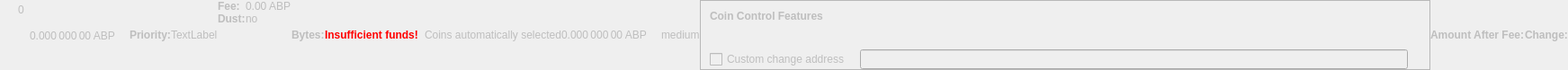
    <widget class="QWidget" name="dummyHideWidget" native="true">
     <property name="enabled">
      <bool>false</bool>
     </property>
     <property name="maximumSize">
      <size>
       <width>100</width>
       <height>22</height>
      </size>
     </property>
     <layout class="QHBoxLayout" name="dummyHideLayout">
      <property name="spacing">
       <number>0</number>
      </property>
      <property name="leftMargin">
       <number>0</number>
      </property>
      <property name="topMargin">
       <number>0</number>
      </property>
      <property name="rightMargin">
       <number>0</number>
      </property>
      <property name="bottomMargin">
       <number>0</number>
      </property>
      <item>
       <layout class="QFormLayout" name="formLayoutCoinControl1">
        <property name="horizontalSpacing">
         <number>10</number>
        </property>
        <property name="verticalSpacing">
         <number>14</number>
        </property>
        <property name="leftMargin">
         <number>10</number>
        </property>
        <property name="topMargin">
         <number>4</number>
        </property>
        <property name="rightMargin">
         <number>6</number>
        </property>
        <item row="0" column="1">
         <widget class="QLabel" name="labelCoinControlBytes">
          <property name="cursor">
           <cursorShape>IBeamCursor</cursorShape>
          </property>
          <property name="contextMenuPolicy">
           <enum>Qt::ActionsContextMenu</enum>
          </property>
          <property name="text">
           <string notr="true">0</string>
          </property>
          <property name="textInteractionFlags">
           <set>Qt::LinksAccessibleByMouse|Qt::TextSelectableByKeyboard|Qt::TextSelectableByMouse</set>
          </property>
         </widget>
        </item>
       </layout>
      </item>
      <item>
       <widget class="QLabel" name="labelCoinControlAfterFee">
        <property name="enabled">
         <bool>false</bool>
        </property>
        <property name="sizePolicy">
         <sizepolicy hsizetype="Fixed" vsizetype="Fixed">
          <horstretch>0</horstretch>
          <verstretch>0</verstretch>
         </sizepolicy>
        </property>
        <property name="minimumSize">
         <size>
          <width>111</width>
          <height>12</height>
         </size>
        </property>
        <property name="maximumSize">
         <size>
          <width>111</width>
          <height>12</height>
         </size>
        </property>
        <property name="cursor">
         <cursorShape>IBeamCursor</cursorShape>
        </property>
        <property name="contextMenuPolicy">
         <enum>Qt::ActionsContextMenu</enum>
        </property>
        <property name="text">
         <string notr="true">0.000 000 00 ABP</string>
        </property>
        <property name="textInteractionFlags">
         <set>Qt::LinksAccessibleByMouse|Qt::TextSelectableByKeyboard|Qt::TextSelectableByMouse</set>
        </property>
       </widget>
      </item>
      <item>
       <widget class="QLabel" name="labelCoinControlPriorityText">
        <property name="enabled">
         <bool>false</bool>
        </property>
        <property name="font">
         <font>
          <weight>75</weight>
          <bold>true</bold>
         </font>
        </property>
        <property name="text">
         <string>Priority:</string>
        </property>
       </widget>
      </item>
      <item>
       <layout class="QHBoxLayout" name="horizontalLayout">
        <item>
         <widget class="QLabel" name="WarningLabel">
          <property name="text">
           <string>TextLabel</string>
          </property>
         </widget>
        </item>
       </layout>
      </item>
      <item>
       <layout class="QFormLayout" name="formLayoutCoinControl3">
        <property name="horizontalSpacing">
         <number>0</number>
        </property>
        <property name="verticalSpacing">
         <number>0</number>
        </property>
        <property name="leftMargin">
         <number>0</number>
        </property>
        <property name="topMargin">
         <number>0</number>
        </property>
        <property name="rightMargin">
         <number>0</number>
        </property>
        <item row="0" column="0">
         <widget class="QLabel" name="labelCoinControlFeeText">
          <property name="enabled">
           <bool>false</bool>
          </property>
          <property name="font">
           <font>
            <weight>75</weight>
            <bold>true</bold>
           </font>
          </property>
          <property name="text">
           <string>Fee:</string>
          </property>
          <property name="margin">
           <number>0</number>
          </property>
         </widget>
        </item>
        <item row="0" column="1">
         <widget class="QLabel" name="labelCoinControlFee">
          <property name="enabled">
           <bool>false</bool>
          </property>
          <property name="cursor">
           <cursorShape>IBeamCursor</cursorShape>
          </property>
          <property name="contextMenuPolicy">
           <enum>Qt::ActionsContextMenu</enum>
          </property>
          <property name="text">
           <string notr="true">0.00 ABP</string>
          </property>
          <property name="textInteractionFlags">
           <set>Qt::LinksAccessibleByMouse|Qt::TextSelectableByKeyboard|Qt::TextSelectableByMouse</set>
          </property>
         </widget>
        </item>
        <item row="1" column="0">
         <widget class="QLabel" name="labelCoinControlLowOutputText">
          <property name="enabled">
           <bool>false</bool>
          </property>
          <property name="font">
           <font>
            <weight>75</weight>
            <bold>true</bold>
           </font>
          </property>
          <property name="text">
           <string>Dust:</string>
          </property>
         </widget>
        </item>
        <item row="1" column="1">
         <widget class="QLabel" name="labelCoinControlLowOutput">
          <property name="enabled">
           <bool>false</bool>
          </property>
          <property name="cursor">
           <cursorShape>IBeamCursor</cursorShape>
          </property>
          <property name="contextMenuPolicy">
           <enum>Qt::ActionsContextMenu</enum>
          </property>
          <property name="text">
           <string>no</string>
          </property>
          <property name="textInteractionFlags">
           <set>Qt::LinksAccessibleByMouse|Qt::TextSelectableByKeyboard|Qt::TextSelectableByMouse</set>
          </property>
         </widget>
        </item>
       </layout>
      </item>
      <item>
       <widget class="QLabel" name="labelCoinControlBytesText">
        <property name="enabled">
         <bool>false</bool>
        </property>
        <property name="font">
         <font>
          <weight>75</weight>
          <bold>true</bold>
         </font>
        </property>
        <property name="text">
         <string>Bytes:</string>
        </property>
       </widget>
      </item>
      <item>
       <layout class="QFormLayout" name="formLayoutCoinControl2">
        <property name="horizontalSpacing">
         <number>0</number>
        </property>
        <property name="verticalSpacing">
         <number>0</number>
        </property>
        <property name="leftMargin">
         <number>0</number>
        </property>
        <property name="topMargin">
         <number>0</number>
        </property>
        <property name="rightMargin">
         <number>0</number>
        </property>
       </layout>
      </item>
      <item>
       <layout class="QHBoxLayout" name="horizontalLayoutCoinControl2">
        <property name="spacing">
         <number>0</number>
        </property>
        <property name="bottomMargin">
         <number>0</number>
        </property>
       </layout>
      </item>
      <item>
       <widget class="QLabel" name="labelCoinControlInsuffFunds">
        <property name="enabled">
         <bool>false</bool>
        </property>
        <property name="minimumSize">
         <size>
          <width>0</width>
          <height>0</height>
         </size>
        </property>
        <property name="font">
         <font>
          <weight>75</weight>
          <bold>true</bold>
         </font>
        </property>
        <property name="styleSheet">
         <string notr="true">color:red;font-weight:bold;</string>
        </property>
        <property name="text">
         <string>Insufficient funds!</string>
        </property>
        <property name="margin">
         <number>5</number>
        </property>
       </widget>
      </item>
      <item>
       <layout class="QFormLayout" name="formLayoutCoinControl4">
        <property name="horizontalSpacing">
         <number>0</number>
        </property>
        <property name="verticalSpacing">
         <number>0</number>
        </property>
        <property name="leftMargin">
         <number>0</number>
        </property>
        <property name="topMargin">
         <number>0</number>
        </property>
        <property name="rightMargin">
         <number>0</number>
        </property>
       </layout>
      </item>
      <item>
       <widget class="QLabel" name="labelCoinControlChangeLabel">
        <property name="enabled">
         <bool>false</bool>
        </property>
        <property name="sizePolicy">
         <sizepolicy hsizetype="Preferred" vsizetype="Expanding">
          <horstretch>0</horstretch>
          <verstretch>0</verstretch>
         </sizepolicy>
        </property>
        <property name="minimumSize">
         <size>
          <width>0</width>
          <height>0</height>
         </size>
        </property>
        <property name="text">
         <string/>
        </property>
        <property name="margin">
         <number>3</number>
        </property>
       </widget>
      </item>
      <item>
       <widget class="QLabel" name="labelCoinControlAutomaticallySelected">
        <property name="enabled">
         <bool>false</bool>
        </property>
        <property name="sizePolicy">
         <sizepolicy hsizetype="Fixed" vsizetype="Fixed">
          <horstretch>0</horstretch>
          <verstretch>0</verstretch>
         </sizepolicy>
        </property>
        <property name="minimumSize">
         <size>
          <width>0</width>
          <height>0</height>
         </size>
        </property>
        <property name="maximumSize">
         <size>
          <width>240</width>
          <height>16777215</height>
         </size>
        </property>
        <property name="text">
         <string>Coins automatically selected</string>
        </property>
        <property name="margin">
         <number>5</number>
        </property>
       </widget>
      </item>
      <item>
       <widget class="QLabel" name="labelCoinControlChange">
        <property name="enabled">
         <bool>false</bool>
        </property>
        <property name="sizePolicy">
         <sizepolicy hsizetype="Fixed" vsizetype="Fixed">
          <horstretch>0</horstretch>
          <verstretch>0</verstretch>
         </sizepolicy>
        </property>
        <property name="minimumSize">
         <size>
          <width>111</width>
          <height>0</height>
         </size>
        </property>
        <property name="maximumSize">
         <size>
          <width>111</width>
          <height>16777215</height>
         </size>
        </property>
        <property name="cursor">
         <cursorShape>IBeamCursor</cursorShape>
        </property>
        <property name="contextMenuPolicy">
         <enum>Qt::ActionsContextMenu</enum>
        </property>
        <property name="text">
         <string notr="true">0.000 000 00 ABP</string>
        </property>
        <property name="textInteractionFlags">
         <set>Qt::LinksAccessibleByMouse|Qt::TextSelectableByKeyboard|Qt::TextSelectableByMouse</set>
        </property>
       </widget>
      </item>
      <item>
       <widget class="QLabel" name="labelCoinControlPriority">
        <property name="enabled">
         <bool>false</bool>
        </property>
        <property name="cursor">
         <cursorShape>IBeamCursor</cursorShape>
        </property>
        <property name="contextMenuPolicy">
         <enum>Qt::ActionsContextMenu</enum>
        </property>
        <property name="text">
         <string>medium</string>
        </property>
        <property name="textInteractionFlags">
         <set>Qt::LinksAccessibleByMouse|Qt::TextSelectableByKeyboard|Qt::TextSelectableByMouse</set>
        </property>
       </widget>
      </item>
      <item>
       <widget class="QFrame" name="frameCoinControl">
        <property name="sizePolicy">
         <sizepolicy hsizetype="Expanding" vsizetype="Expanding">
          <horstretch>0</horstretch>
          <verstretch>0</verstretch>
         </sizepolicy>
        </property>
        <property name="maximumSize">
         <size>
          <width>16777215</width>
          <height>16777215</height>
         </size>
        </property>
        <property name="frameShape">
         <enum>QFrame::StyledPanel</enum>
        </property>
        <property name="frameShadow">
         <enum>QFrame::Sunken</enum>
        </property>
        <layout class="QVBoxLayout" name="verticalLayoutCoinControl2_2">
         <property name="spacing">
          <number>0</number>
         </property>
         <property name="leftMargin">
          <number>0</number>
         </property>
         <property name="topMargin">
          <number>0</number>
         </property>
         <property name="rightMargin">
          <number>0</number>
         </property>
         <property name="bottomMargin">
          <number>0</number>
         </property>
         <item>
          <layout class="QVBoxLayout" name="verticalLayoutCoinControl" stretch="0,0,0,1">
           <property name="spacing">
            <number>0</number>
           </property>
           <property name="leftMargin">
            <number>10</number>
           </property>
           <property name="topMargin">
            <number>10</number>
           </property>
           <item>
            <layout class="QHBoxLayout" name="horizontalLayoutCoinControl1">
             <property name="bottomMargin">
              <number>15</number>
             </property>
             <item>
              <widget class="QLabel" name="labelCoinControlFeatures">
               <property name="enabled">
                <bool>false</bool>
               </property>
               <property name="sizePolicy">
                <sizepolicy hsizetype="Preferred" vsizetype="Maximum">
                 <horstretch>0</horstretch>
                 <verstretch>0</verstretch>
                </sizepolicy>
               </property>
               <property name="font">
                <font>
                 <weight>75</weight>
                 <bold>true</bold>
                </font>
               </property>
               <property name="styleSheet">
                <string notr="true">font-weight:bold;</string>
               </property>
               <property name="text">
                <string>Coin Control Features</string>
               </property>
              </widget>
             </item>
            </layout>
           </item>
           <item>
            <widget class="QWidget" name="widgetCoinControl" native="true">
             <property name="sizePolicy">
              <sizepolicy hsizetype="Preferred" vsizetype="Preferred">
               <horstretch>0</horstretch>
               <verstretch>0</verstretch>
              </sizepolicy>
             </property>
             <property name="minimumSize">
              <size>
               <width>0</width>
               <height>0</height>
              </size>
             </property>
             <property name="styleSheet">
              <string notr="true"/>
             </property>
             <layout class="QHBoxLayout" name="horizontalLayoutCoinControl5_2">
              <property name="leftMargin">
               <number>0</number>
              </property>
              <property name="topMargin">
               <number>0</number>
              </property>
              <property name="rightMargin">
               <number>0</number>
              </property>
              <property name="bottomMargin">
               <number>0</number>
              </property>
              <item>
               <layout class="QHBoxLayout" name="horizontalLayoutCoinControl3">
                <property name="spacing">
                 <number>20</number>
                </property>
                <property name="topMargin">
                 <number>0</number>
                </property>
                <property name="bottomMargin">
                 <number>10</number>
                </property>
               </layout>
              </item>
             </layout>
            </widget>
           </item>
           <item>
            <layout class="QHBoxLayout" name="horizontalLayoutCoinControl4" stretch="0,0,0">
             <property name="spacing">
              <number>12</number>
             </property>
             <property name="sizeConstraint">
              <enum>QLayout::SetDefaultConstraint</enum>
             </property>
             <property name="topMargin">
              <number>5</number>
             </property>
             <property name="rightMargin">
              <number>5</number>
             </property>
             <item>
              <widget class="QCheckBox" name="checkBoxCoinControlChange">
               <property name="enabled">
                <bool>false</bool>
               </property>
               <property name="toolTip">
                <string>If this is activated, but the change address is empty or invalid, change will be sent to a newly generated address.</string>
               </property>
               <property name="text">
                <string>Custom change address</string>
               </property>
              </widget>
             </item>
             <item>
              <widget class="QValidatedLineEdit" name="lineEditCoinControlChange">
               <property name="enabled">
                <bool>false</bool>
               </property>
               <property name="sizePolicy">
                <sizepolicy hsizetype="Expanding" vsizetype="Fixed">
                 <horstretch>0</horstretch>
                 <verstretch>0</verstretch>
                </sizepolicy>
               </property>
              </widget>
             </item>
             <item>
              <widget class="QLabel" name="labelCoinControlChangeLabel_2">
               <property name="sizePolicy">
                <sizepolicy hsizetype="Preferred" vsizetype="Expanding">
                 <horstretch>0</horstretch>
                 <verstretch>0</verstretch>
                </sizepolicy>
               </property>
               <property name="minimumSize">
                <size>
                 <width>0</width>
                 <height>0</height>
                </size>
               </property>
               <property name="text">
                <string/>
               </property>
               <property name="margin">
                <number>3</number>
               </property>
              </widget>
             </item>
            </layout>
           </item>
           <item>
            <spacer name="verticalSpacerCoinControl">
             <property name="orientation">
              <enum>Qt::Vertical</enum>
             </property>
             <property name="sizeHint" stdset="0">
              <size>
               <width>800</width>
               <height>1</height>
              </size>
             </property>
            </spacer>
           </item>
          </layout>
         </item>
        </layout>
       </widget>
      </item>
      <item>
       <widget class="QLabel" name="labelCoinControlAfterFeeText">
        <property name="enabled">
         <bool>false</bool>
        </property>
        <property name="minimumSize">
         <size>
          <width>0</width>
          <height>0</height>
         </size>
        </property>
        <property name="maximumSize">
         <size>
          <width>16777215</width>
          <height>16777215</height>
         </size>
        </property>
        <property name="font">
         <font>
          <weight>75</weight>
          <bold>true</bold>
         </font>
        </property>
        <property name="text">
         <string>Amount After Fee:</string>
        </property>
        <property name="alignment">
         <set>Qt::AlignLeading|Qt::AlignLeft|Qt::AlignVCenter</set>
        </property>
        <property name="margin">
         <number>0</number>
        </property>
       </widget>
      </item>
      <item>
       <widget class="QLabel" name="labelCoinControlChangeText">
        <property name="enabled">
         <bool>false</bool>
        </property>
        <property name="sizePolicy">
         <sizepolicy hsizetype="Preferred" vsizetype="Preferred">
          <horstretch>0</horstretch>
          <verstretch>0</verstretch>
         </sizepolicy>
        </property>
        <property name="minimumSize">
         <size>
          <width>0</width>
          <height>0</height>
         </size>
        </property>
        <property name="maximumSize">
         <size>
          <width>16777215</width>
          <height>16777215</height>
         </size>
        </property>
        <property name="font">
         <font>
          <weight>75</weight>
          <bold>true</bold>
         </font>
        </property>
        <property name="text">
         <string>Change:</string>
        </property>
        <property name="alignment">
         <set>Qt::AlignLeading|Qt::AlignLeft|Qt::AlignVCenter</set>
        </property>
       </widget>
      </item>
     </layout>
    </widget>
